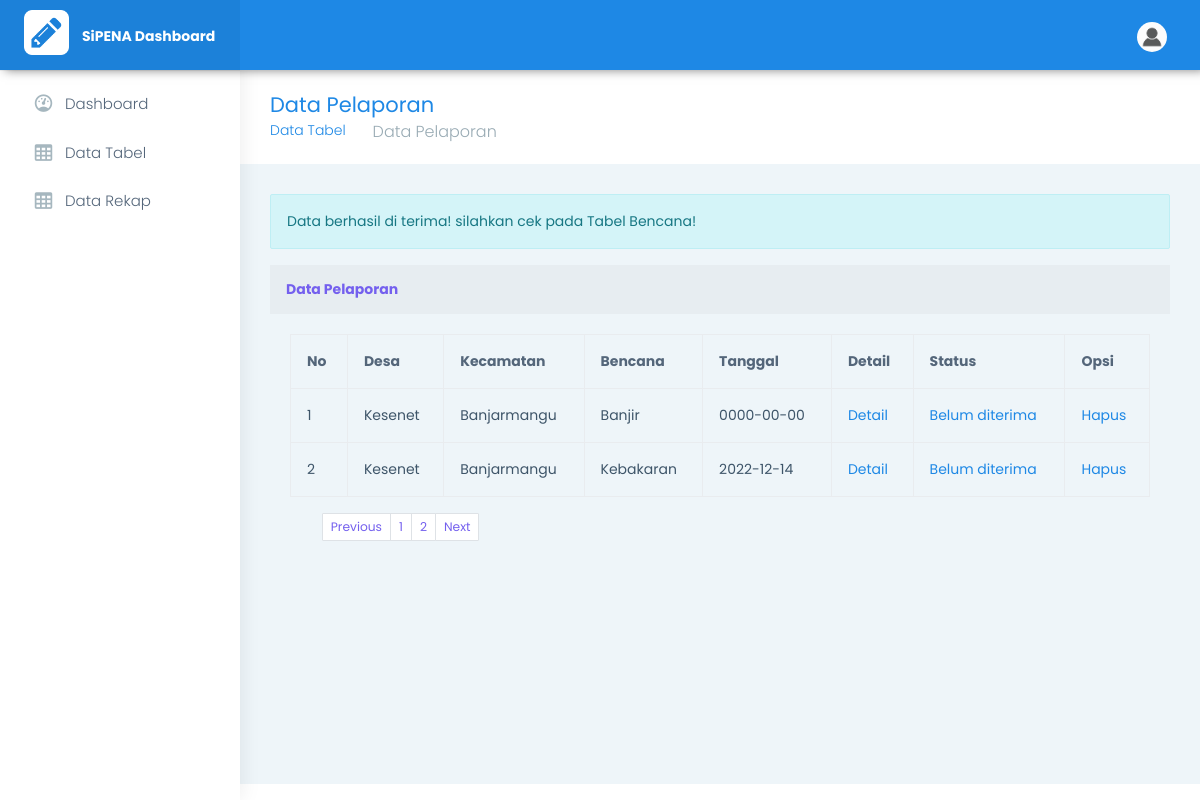
The page /pages-validation.php?pesan=acc (signed in) on the database as committed earlier.
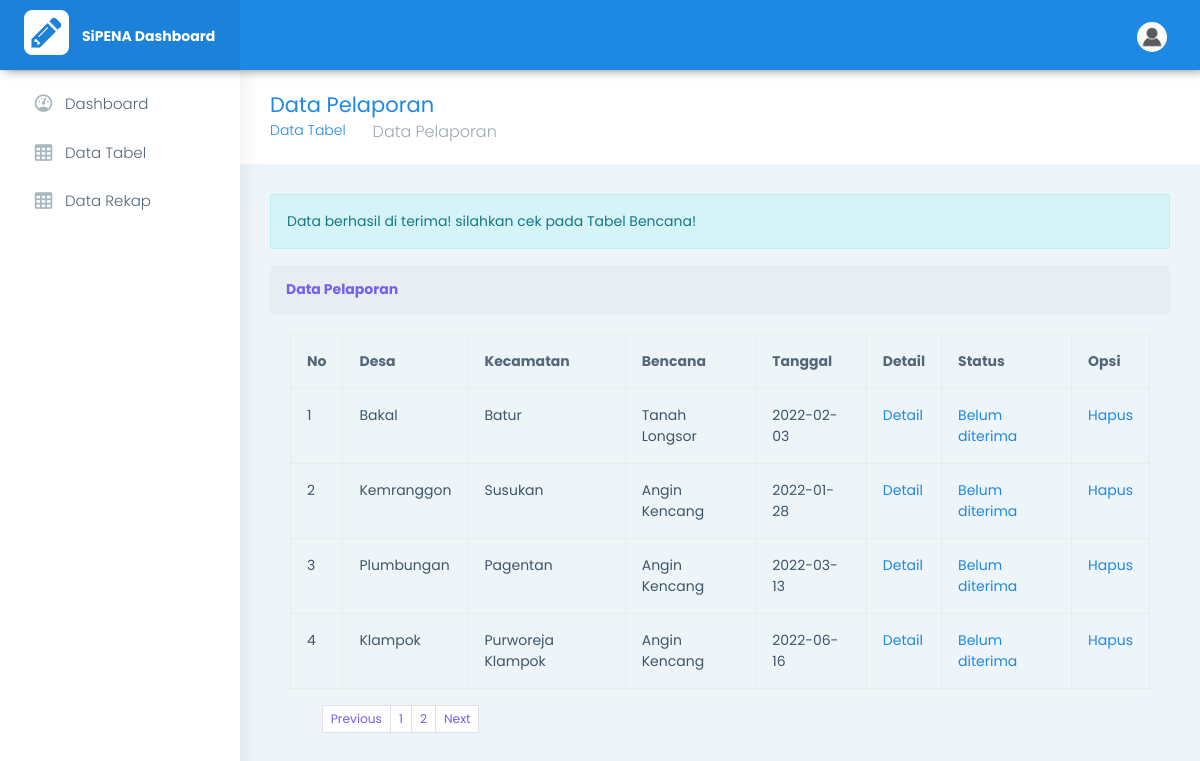
The same page on the database as committed later.
### tables this page shows
CREATE TABLE `rekap_bencana`  (
  `id_rekap` int(11) NOT NULL AUTO_INCREMENT,
  `tgl_kejadian` date NULL DEFAULT NULL,
  `id_bencana_detail` int(11) NULL DEFAULT NULL,
  `nama_kk` varchar(255) NULL DEFAULT NULL,
  `jumlah_jiwa` varchar(255) NULL DEFAULT NULL,
  `rt` varchar(255) NULL DEFAULT NULL,
  `rw` varchar(255) NULL DEFAULT NULL,
  `id_desa_detail` int(11) NULL DEFAULT NULL,
  `rusak_berat` varchar(255) NULL DEFAULT NULL,
  `rusak_sedang` varchar(255) NULL DEFAULT NULL,
  `rusak_ringan` varchar(255) NULL DEFAULT NULL,
  `terancam` varchar(255) NULL DEFAULT NULL,
  `meninggal_dunia` varchar(255) NULL DEFAULT NULL,
  `luka_luka` varchar(255) NULL DEFAULT NULL,
  `kronologi` longtext NULL,
  `kerugian` varchar(255) NULL DEFAULT NULL,
  `gambar` varchar(255) NULL DEFAULT NULL,
  `latitude` varchar(255) NULL DEFAULT NULL,
  `longitude` varchar(255) NULL DEFAULT NULL,
  `status` int(11) NULL DEFAULT NULL,
  PRIMARY KEY (`id_rekap`) USING BTREE,
  INDEX `bencana_detail`(`id_bencana_detail`) USING BTREE,
  INDEX `desa_detail`(`id_desa_detail`) USING BTREE,
  CONSTRAINT `bencana_detail` FOREIGN KEY (`id_bencana_detail`) REFERENCES `bencana_detail` (`id_bencana_detail`) ON DELETE CASCADE ON UPDATE CASCADE,
  CONSTRAINT `des_kec_dtl` FOREIGN KEY (`id_desa_detail`) REFERENCES `desa_detail` (`id_desa_detail`) ON DELETE CASCADE ON UPDATE CASCADE
);

CREATE TABLE `desa_detail`  (
  `id_desa_detail` int(11) NOT NULL AUTO_INCREMENT,
  `desa` varchar(255) NULL DEFAULT NULL,
  `id_kec_detail` int(11) NULL DEFAULT NULL,
  PRIMARY KEY (`id_desa_detail`) USING BTREE,
  INDEX `des_kec`(`id_kec_detail`) USING BTREE,
  CONSTRAINT `des_kec` FOREIGN KEY (`id_kec_detail`) REFERENCES `kec_detail` (`id_kec_detail`) ON DELETE CASCADE ON UPDATE CASCADE
);

CREATE TABLE `kec_detail`  (
  `id_kec_detail` int(11) NOT NULL AUTO_INCREMENT,
  `kecamatan` varchar(255) NULL DEFAULT NULL,
  PRIMARY KEY (`id_kec_detail`) USING BTREE,
  INDEX `kecamatan`(`kecamatan`) USING BTREE
);

CREATE TABLE `bencana_detail`  (
  `id_bencana_detail` int(11) NOT NULL AUTO_INCREMENT,
  `bencana` varchar(255) NULL DEFAULT NULL,
  PRIMARY KEY (`id_bencana_detail`) USING BTREE
);

### html/pages-validation.php (the view, shortened to what this page needs)
<!DOCTYPE html>
<html dir="ltr" lang="en">
<head>
    <link href="../assets/plugins/chartist-js/dist/chartist.min.css" rel="stylesheet">
    <link href="../assets/plugins/chartist-js/dist/chartist-init.css" rel="stylesheet">
    <link href="../assets/plugins/chartist-plugin-tooltip-master/dist/chartist-plugin-tooltip.css" rel="stylesheet">
    <link href="../assets/plugins/c3-master/c3.min.css" rel="stylesheet">
    <link href="css/style.min.css" rel="stylesheet">
</head>
<body>
    <div id="main-wrapper" data-layout="vertical" data-navbarbg="skin5" data-sidebartype="full" data-sidebar-position="absolute" data-header-position="absolute" data-boxed-layout="full">
        <header class="topbar" data-navbarbg="skin6">
            <nav class="navbar top-navbar navbar-expand-md navbar-dark">
                <div class="navbar-header" data-logobg="skin6">
                    <a class="navbar-brand ms-4" href="home.php">
                        <b class="logo-icon">
                            <img src="img/logo1.png" class="me-2 figure-img img-fluid rounded" width="45" height="45">
                        </b>
                        <span class="logo-text">
                            <span class="mr-3 d-none d-lg-inline text-gray-600 small" style="font-weight:bold">SiPENA Dashboard
                            </span>
                        </span>
                    </a>
                </div>
                <div class="navbar-collapse collapse" id="navbarSupportedContent" data-navbarbg="skin5">
                    <ul class="navbar-nav me-auto mt-md-0 ">
                        <li class="nav-item search-box">
                            <a class="nav-link text-muted" href="javascript:void(0)"><i class="ti-search"></i></a>
                        </li>
                    </ul>
                    <ul class="navbar-nav">
                        <li class="nav-item dropdown">
                            <a class="nav-link dropdown-toggle text-muted waves-effect waves-dark" href="#" id="navbarDropdown" role="button" data-bs-toggle="dropdown" aria-expanded="false">
                                <img class="profile-pic me-2" src="../html/img/user/person-icon.png" />
                            </a>
                        </li>
                    </ul>
                </div>
            </nav>
        </header>
        <aside class="left-sidebar" data-sidebarbg="skin6">
            <div class="scroll-sidebar">
                <nav class="sidebar-nav">
                    <ul id="sidebarnav">
                        <li class="sidebar-item"> <a class="sidebar-link waves-effect waves-dark sidebar-link" href="home.php" aria-expanded="false"><i class="mdi me-2 mdi-gauge"></i><span class="hide-menu">Dashboard</span></a></li>
                        <li class="sidebar-item"> <a class="sidebar-link waves-effect waves-dark sidebar-link" href="pages-data-table.php" aria-expanded="false"><i class="mdi me-2 mdi-table-large"></i><span class="hide-menu">Data Tabel</span></a></li>
                        <li class="sidebar-item"> <a class="sidebar-link waves-effect waves-dark sidebar-link" href="pages-data-rekap.php" aria-expanded="false"><i class="mdi me-2 mdi-table-large"></i><span class="hide-menu">Data Rekap</span></a></li>
                    </ul>
                </nav>
            </div>
        </aside>
        <div class="page-wrapper">
            <div class="page-breadcrumb">
                <div class="row align-items-center">
                    <div class="col-md-6 col-8 align-self-center">
                        <h3 class="page-title mb-0 p-0">Data Pelaporan</h3>
                        <div class="d-flex align-items-center">
                            <nav aria-label="breadcrumb">
                                <ol class="breadcrumb">
                                    <li class="breadcrumb-item"><a href="pages-data-table.php">Data Tabel</a></li>
                                    <li class="breadcrumb-item active" aria-current="page">Data Pelaporan</li>
                                </ol>
                            </nav>
                        </div>
                    </div>
                </div>
            </div>
            <div class="container-fluid">
                <?php
                if (isset($_GET['pesan'])) {
                    $pesan = $_GET['pesan'];
                    if ($pesan == "input") {
                        echo '<div class="alert alert-primary" role="alert"> Data berhasil di input!</div';
                    } else if ($pesan == "gagal") {
                        echo
                        '<div class="alert alert-danger" role="alert"> Data Gagal di input!</div';
                    } else if ($pesan == "hapus") {
                        echo
                        '<div class="alert alert-success" role="alert"> Data berhasil di hapus!</div';
                    } else if ($pesan == "update") {
                        echo
                        '<div class="alert alert-success" role="alert"> Data berhasil di update!</div';
                    } else if ($pesan == "acc") {
                        echo
                        '<div class="alert alert-success" role="alert"> Data berhasil di terima! silahkan cek pada Tabel Bencana!</div';
                    } else if ($pesan == "acc!") {
                        echo
                        '<div class="alert alert-success" role="alert"> Data gagal di terima!</div';
                    }
                }
                ?>
                <?php include 'conn.php'; ?>
                <div class="card shadow mb-4">
                    <div class="card-header py-3">
                        <h6 class="m-0 font-weight-bold text-primary">Data Pelaporan</h6>
                    </div>
                    <div class="card-body">
                        <div class="table-responsive">
                            <table class="table table-bordered" id="table_id" width="100%" cellspacing="0">
                                <thead>
                                    <tr>
                                        <th>No</th>
                                        <th>Desa</th>
                                        <th>Kecamatan</th>
                                        <th>Bencana</th>
                                        <th>Tanggal</th>
                                        <th>Detail</th>
                                        <th>Status</th>
                                        <th>Opsi</th>
                                    </tr>
                                </thead>
                                <tbody>
                                    <?php
                                    $halaman = 10;
                                    $page = isset($_GET["halaman"]) ? (int)$_GET["halaman"] : 1;
                                    $mulai = ($page > 1) ? ($page * $halaman) - $halaman : 0;
                                    $previous = $page - 1;
                                    $next = $page + 1;
                                    $result = mysqli_query($conn, "SELECT * FROM rekap_bencana");
                                    $total = mysqli_num_rows($result);
                                    $pages = ceil($total / $halaman);
                                    $sql = mysqli_query($conn, "SELECT * FROM rekap_bencana
                                    JOIN desa_detail ON rekap_bencana.id_desa_detail = desa_detail.id_desa_detail
                                    JOIN kec_detail ON desa_detail.id_kec_detail = kec_detail.id_kec_detail
                                    JOIN bencana_detail ON rekap_bencana.id_bencana_detail = bencana_detail.id_bencana_detail WHERE status = '0'  LIMIT $mulai, $halaman ");
                                    $no = $mulai + 1;
                                    while ($row = mysqli_fetch_array($sql)) {
                                    ?>
                                        <tr>
                                            <td><?php echo $no++; ?></td>
                                            <td><?php echo $row['desa']; ?></td>
                                            <td><?php echo $row['kecamatan']; ?></td>
                                            <td><?php echo $row['bencana']; ?></td>
                                            <td><?php echo $row['tgl_kejadian']; ?></td>
                                            <td>
                                                <a href="#" data-bs-toggle="modal" data-bs-target="#detail<?php echo $row['id_rekap']; ?>">Detail</a>
                                            </td>
                                            <td><?php
                                                if ($row['status'] == 0) { ?>
                                                    <a href="#" data-bs-toggle="modal" data-bs-target="#modal<?php echo $row['id_rekap']; ?>">Belum diterima</a>
                                                <?php } else { ?>
                                                    <a href="#" data-bs-toggle="modal" data-bs-target="#modal<?php echo $row['id_rekap']; ?>">Diterima</a>
                                                <?php } ?>
                                            </td>
                                            <td>
                                                <a href="#" data-bs-toggle="modal" data-bs-target="#hapus<?php echo $row['id_rekap']; ?>">Hapus</a>
                                            </td>
                                        </tr>
                                </tbody>
                            <?php } ?>
                            </table>
                            <nav>
                                <ul class="pagination pagination-sm">
                                    <li class="page-item">
                                        <a class="page-link" <?php if ($page > 1) {
                                                                    echo "href='?halaman=$previous'";
                                                                } ?>>Previous</a>
                                    </li>
                                    <?php
                                    for ($x = 1; $x <= $pages; $x++) {
                                    ?>
                                        <li class="page-item"><a class="page-link" href="?halaman=<?php echo $x ?>"><?php echo $x; ?></a></li>
                                    <?php
                                    }
                                    ?>
                                    <li class="page-item">
                                        <a class="page-link" <?php if ($page < $pages) {
                                                                    echo "href='?halaman=$next'";
                                                                } ?>>Next</a>
                                    </li>
                                </ul>
                            </nav>
                        </div>
                    </div>
                </div>
            </div>
        </div>
</body>
</html>

Rows that differ between the two databases and show on the page:
removed rekap_bencana: id_desa_detail.desa "Kesenet", kec_detail.kecamatan "Banjarmangu", id_bencana_detail.bencana "Banjir", tgl_kejadian "0000-00-00"
removed rekap_bencana: id_desa_detail.desa "Kesenet", kec_detail.kecamatan "Banjarmangu", id_bencana_detail.bencana "Kebakaran", tgl_kejadian "2022-12-14"
added rekap_bencana: id_desa_detail.desa "Bakal", kec_detail.kecamatan "Batur", id_bencana_detail.bencana "Tanah Longsor", tgl_kejadian "2022-02-03"
added rekap_bencana: id_desa_detail.desa "Kemranggon", kec_detail.kecamatan "Susukan", id_bencana_detail.bencana "Angin Kencang", tgl_kejadian "2022-01-28"
added rekap_bencana: id_desa_detail.desa "Plumbungan", kec_detail.kecamatan "Pagentan", id_bencana_detail.bencana "Angin Kencang", tgl_kejadian "2022-03-13"
added rekap_bencana: id_desa_detail.desa "Klampok", kec_detail.kecamatan "Purworeja Klampok", id_bencana_detail.bencana "Angin Kencang", tgl_kejadian "2022-06-16"
